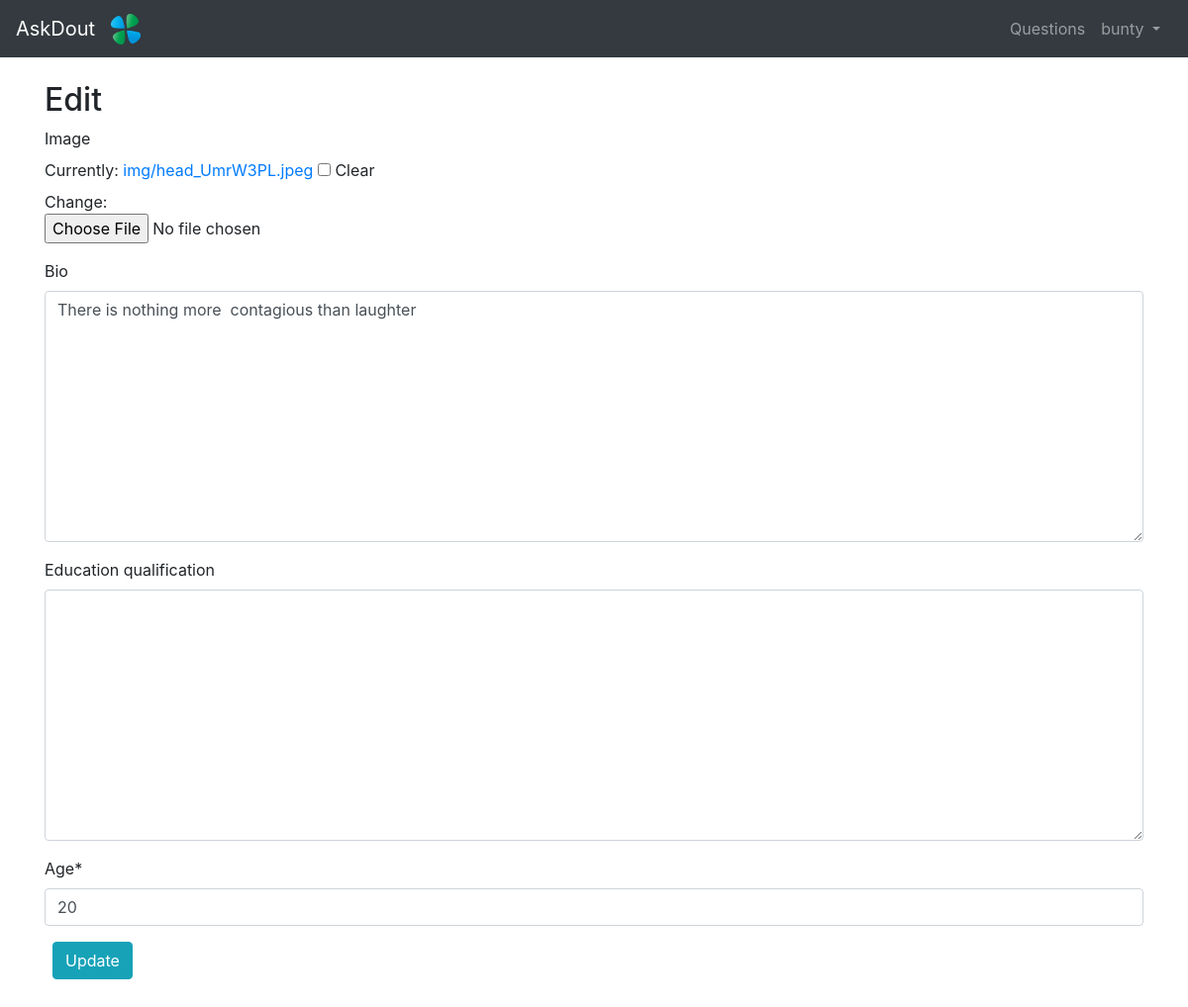
/update/1 (signed in), run on an earlier commit of the app's database.
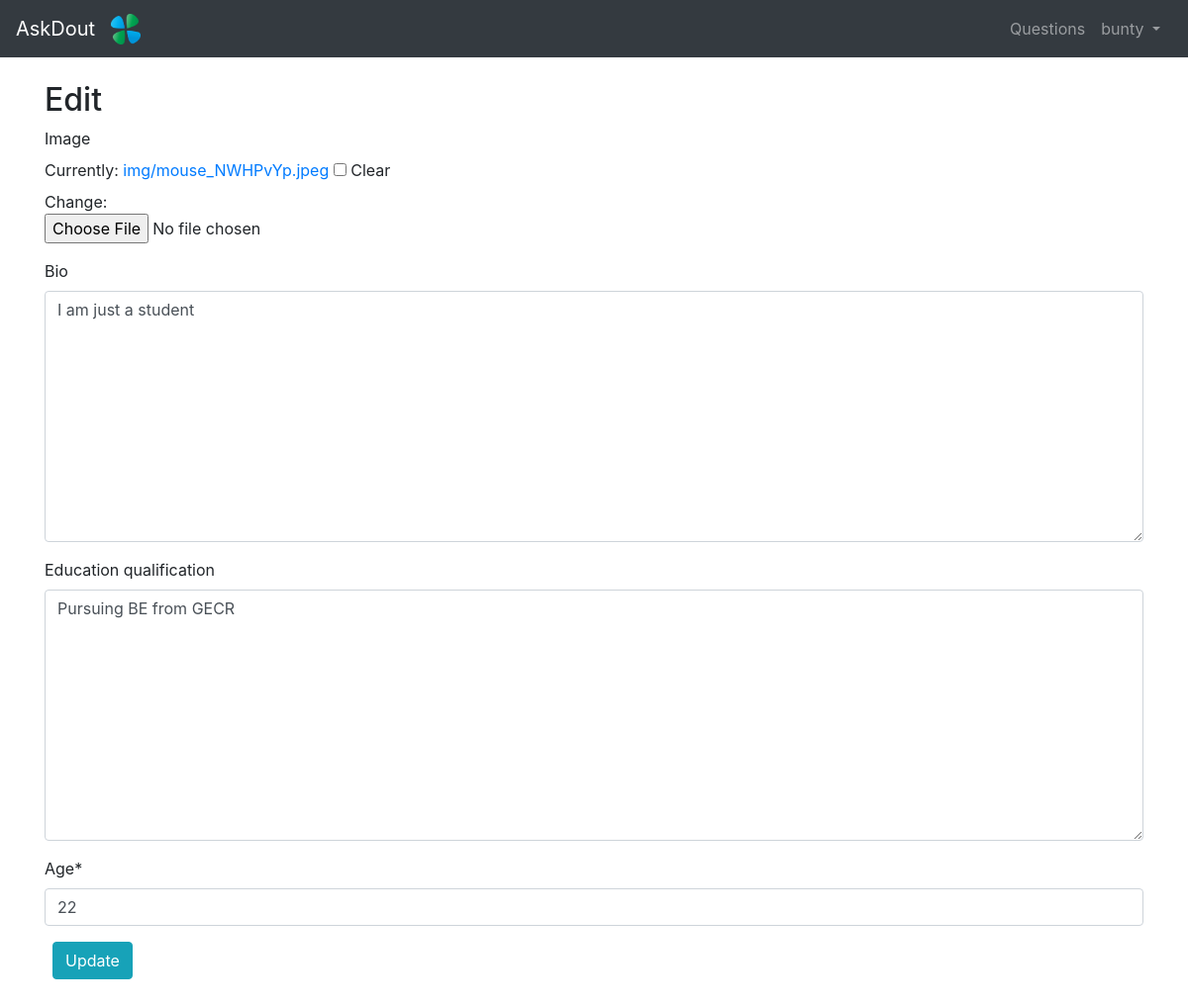
And on a later commit of the database.
### ask/models.py (models this page shows, shortened)
class Profile(models.Model):
     user = models.ForeignKey(settings.AUTH_USER_MODEL,on_delete=models.CASCADE,related_name='profileuser')
     image = models.ImageField(upload_to = 'img/',null=True,blank=True)
     Bio = models.TextField(null=True,blank=True);
     Education_qualification = models.TextField(null=True,blank=True)
     age = models.PositiveIntegerField(default=0)
     email = models.EmailField(max_length=200)

### ask/views.py (the view)
# urls.py: path('update/<int:pk>',views.ProfileUpdate.as_view(),name='profile_update'),
class ProfileUpdate(LoginRequiredMixin,UpdateView):
      model = Profile
      fields = ['image','Bio','Education_qualification','age',]
      template_name = 'profile_update.html'
      login_url = 'login'
      def dispatch(self,request,*args,**kwargs):  #dispatch works
          handler = super(ProfileUpdate,self).dispatch(request,*args,**kwargs) #handler will store the current data
          if self.object.user != request.user: #object refers to current Question
              return redirect('question_list')
          return handler

### templates/profile_update.html (shortened to what this page needs)
{% extends 'base.html' %}
{% load crispy_forms_tags %}
{% block content %}
<h2>Edit</h2>
<form method="post" enctype="multipart/form-data">
{{form|crispy}}
<button class="btn btn-info ml-2" type="submit">Update</button>
</form>
{% endblock %}

What changed in the data, as far as the page shows it:
changed Profile: Bio "There is nothing more contagious than laughter" → "I am just a student"; Education_qualification (not shown) → "Pursuing BE from GECR"; age "20" → "22"
Also different on the page:
text no longer shown: "Image Currently: img/head_UmrW3PL.jpeg Clear Change: Bio Education qualification Age *"
text now shown: "Image Currently: img/mouse_NWHPvYp.jpeg Clear Change: Bio Education qualification Age *"
